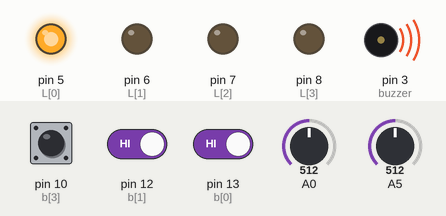
The sketch below on a simulated Arduino Uno, built with avr-gcc and run on an emulated ATmega328P. Parts: output pins drawn as LEDs (lit = HIGH), buzzer (waves = sounding). Dashed ring = blinking. The test bench sets the inputs (shaded band); at power-on: pin 13 (b[0]) HIGH, pin 12 (b[1]) HIGH, pin 10 (b[3]) HIGH, A0 = 512, A5 = 512.

Above: at 2.6 s.
2.7 s: pin 13 (b[0]) driven LOW
At 3.5 s:
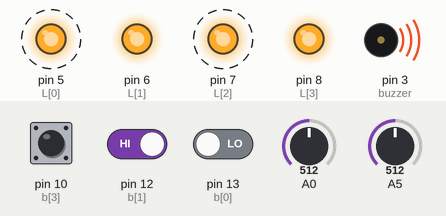
At 6.4 s:
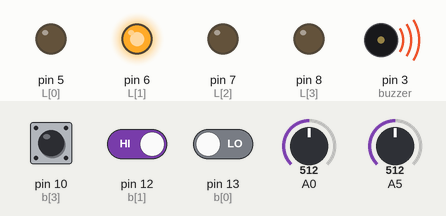
6.6 s: pin 12 (b[1]) driven LOW
At 10.5 s:
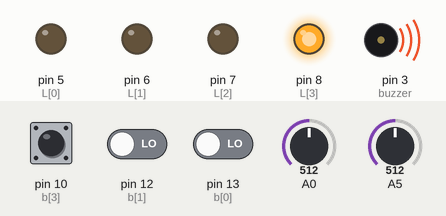
Timing chart, 0 to 12.0 s (numbered marks = the images above; inputs shaded):
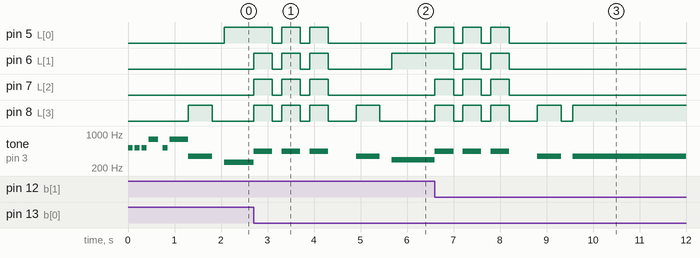

Measured:
- after the input at 2.7 s, pin 5 (L[0]): alternates HIGH for 0.40 s and LOW for 0.20 s, 5 changes in all, then stays LOW, starting after 0.40 s; pin 6 (L[1]): LOW → HIGH at once, then repeats every 0.60 s: LOW 0.20 s, HIGH 0.40 s
- after the input at 6.6 s, pin 5 (L[0]): alternates HIGH for 0.40 s and LOW for 0.20 s, 6 changes in all, then stays LOW, starting at once; pin 6 (L[1]): alternates HIGH for 0.40 s and LOW for 0.20 s, 5 changes in all, then stays LOW, starting after 0.40 s
- by itself, tone on pin 3 (buzzer): plays 523 Hz for 0.10 s, 523 Hz for 0.10 s, 523 Hz for 0.10 s, 784 Hz for 0.20 s, 523 Hz for 0.10 s, 784 Hz for 0.40 s … (8 notes in this stretch)

The sketch:

teste_do_ginius_Luan.ino
```cpp
int b[] = {13, 12, 12, 10};
int L[] = {5, 6, 7, 8};
int buzzer = 3;
int D = 400;
int d = 200;
int f[] = {262, 294, 330, 349};

int seq[200];
int m;
int MAX;


void lol(void)
{
  tone(buzzer,523,100);
 delay(150);
  tone(buzzer,523,100);
  delay(150);
  tone(buzzer,523,100);
  delay(150);
  tone(buzzer,2*392,200);
  delay(300);
  tone(buzzer,523,100);
  delay(150);
  tone(buzzer,2*392,400);

}

int le(void)
{
  int i;
  int l;

  for(i=0; i<=m; i++)
  {
    while(((!digitalRead(b[0])) && (!digitalRead(b[1]))) && ((!digitalRead(b[2])) && (!digitalRead(b[3])))) {delay(5);}
    if(digitalRead(b[0]))
    {
      l = 0;
    }
    else if(digitalRead(b[1]))
    {
      l = 1;
    }
    else if(digitalRead(b[2]))
    {
      l = 2;
    }
    else
    {
      l = 3;
    }
    tone(buzzer, f[l]);
    digitalWrite(L[l], HIGH);
    while(digitalRead(b[l])) {delay(5);}
    digitalWrite(L[l], LOW);
    noTone(buzzer);


    if(l != seq[i])
    {
      return 0;
    }
  }
  return 1;
}

void fim(void)
{
  int i;

  for(i=0; i<3; i++)
  {
    tone(buzzer, 440);
    digitalWrite(L[0], HIGH);
    digitalWrite(L[1], HIGH);
    digitalWrite(L[2], HIGH);
    digitalWrite(L[3], HIGH);
    delay(400);
    digitalWrite(L[0], LOW);
    digitalWrite(L[1], LOW);
    digitalWrite(L[2], LOW);
    digitalWrite(L[3], LOW);
    noTone(buzzer);
    delay(200);
  }
}

void toca(void)
{
  int i;

  for(i=0; i<=m; i++)
  {
    tone(buzzer, f[seq[i]]);
    digitalWrite(L[seq[i]], HIGH);
    delay(analogRead(A0));
    digitalWrite(L[seq[i]], LOW);
    noTone(buzzer);
    delay(analogRead(A0)/2);

  }
}

void setup()
{
  pinMode(b[0], INPUT);
  pinMode(b[1], INPUT);
  pinMode(b[2], INPUT);
  pinMode(b[3], INPUT);
  pinMode(L[0], OUTPUT);
  pinMode(L[1], OUTPUT);
  pinMode(L[2], OUTPUT);
  pinMode(L[3], OUTPUT);
  pinMode(buzzer, OUTPUT);
  //Serial.begin(9600);
  MAX = -2;
}

void loop()
{
  int flag = 0;
  m = -1;
  do
  {
    if(m>MAX)
    {
      MAX = m;
      if(!flag)
      {
        flag++;
        lol();
      }
    }
    delay(D);
    m++;
    seq[m] = ((millis()+analogRead(A5))%4);
    toca();
  }
  while(le() == 1);
  fim();

  /*Serial.print(digitalRead(b[0]));
  Serial.print("-");
  Serial.print(digitalRead(b[1]));
  Serial.print("-");
  Serial.print(digitalRead(b[2]));
  Serial.print("-");
  Serial.print(digitalRead(b[3]));
  Serial.print("-");
  Serial.println(analogRead(A0));
  */
}
```
